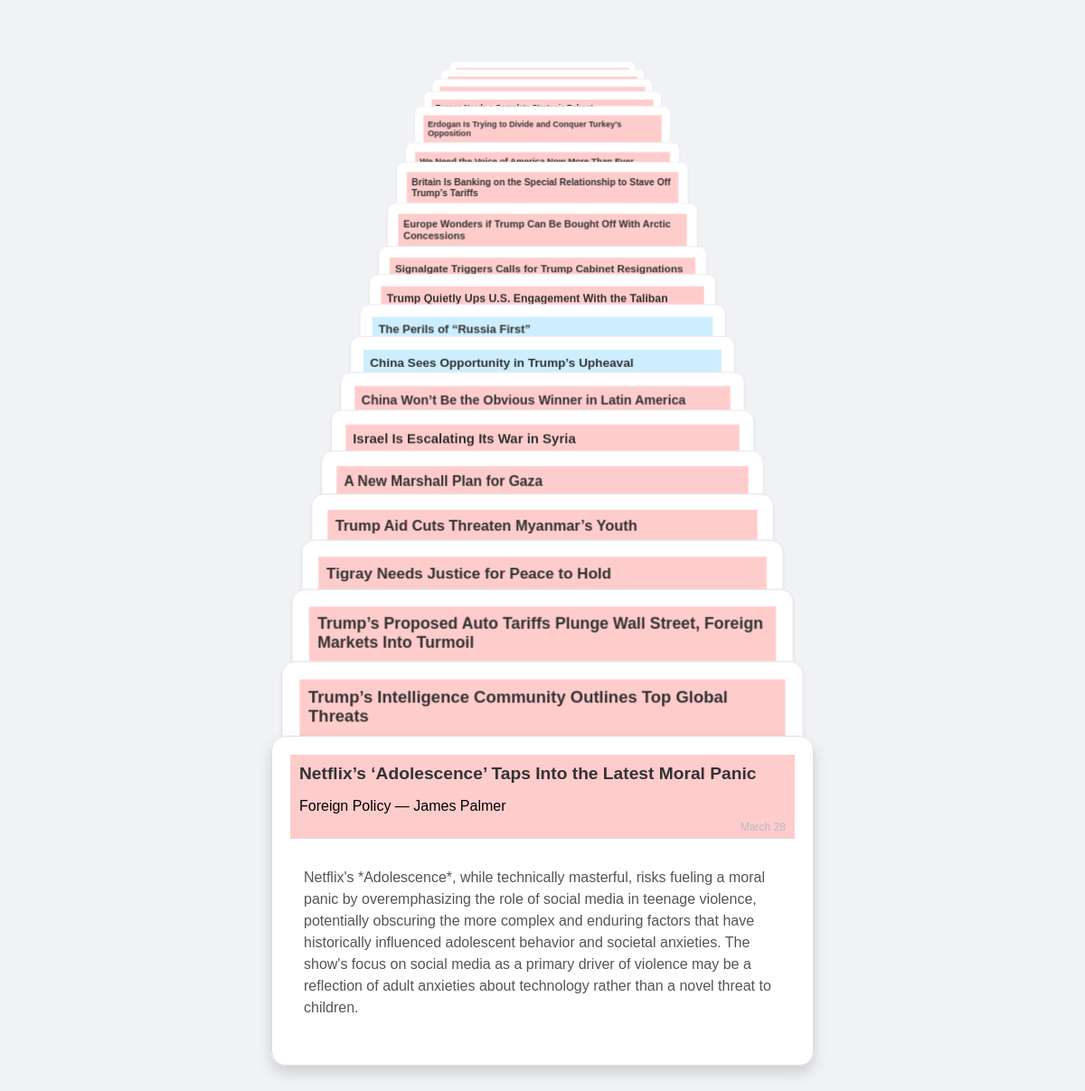
The page / on the database its author committed.
### tables this page shows
CREATE TABLE articles (
            id INTEGER PRIMARY KEY AUTOINCREMENT,
            source TEXT,
            url TEXT UNIQUE,
            title TEXT,
            author TEXT,
            article_text TEXT,
            core_thesis TEXT,
            detailed_abstract TEXT,
            supporting_data_quotes TEXT,
            date_added TIMESTAMP DEFAULT CURRENT_TIMESTAMP
        );

### app.py (the view)
@app.route('/')
def home():
    articles = get_latest_articles(limit=20)
    return render_template('index.html', articles=articles)

### templates/index.html (shortened to what this page needs)
<!DOCTYPE html>
<html lang="en">
<head>
  <link rel="stylesheet" href="{{ url_for('static', filename='styles.css') }}">
</head>
<body>
  <div class="deck">
    {% for article in articles %}
      <div class="card" data-state="0">
        <div class="card-inner">
          <div class="card-front">
            <div class="card-title-container {{ 'fp-title' if article.source == 'Foreign Policy' else 'fa-title' }}">
              <h2 class="card-title">{{ article.title }}</h2>
              <p class="article-source">{{ article.source }} — {{ article.author }}</p>
              <span class="article-date">{% set month_map = {
                '01': 'January',
                '02': 'February',
                '03': 'March',
                '04': 'April',
                '05': 'May',
                '06': 'June',
                '07': 'July',
                '08': 'August',
                '09': 'September',
                '10': 'October',
                '11': 'November',
                '12': 'December'
              } %}
              {% set date_text = article.date_added.split(' ')[0] %}
              {% set parts = date_text.split('-') %}
              {{ month_map[parts[1]] }} {{ parts[2].lstrip('0') }}</span>
            </div>
            <div class="card-content">
              <p>{{ article.core_thesis }}</p>
            </div>
          </div>
          <div class="card-back">
            <div class="card-title-container {{ 'fp-title' if article.source == 'Foreign Policy' else 'fa-title' }}">
              <h2 class="card-title">{{ article.title }}</h2>
              <p class="article-source">{{ article.source }} — {{ article.author }}</p>
              <span class="article-date">{% set month_map = {
                '01': 'January',
                '02': 'February',
                '03': 'March',
                '04': 'April',
                '05': 'May',
                '06': 'June',
                '07': 'July',
                '08': 'August',
                '09': 'September',
                '10': 'October',
                '11': 'November',
                '12': 'December'
              } %}
              {% set date_text = article.date_added.split(' ')[0] %}
              {% set parts = date_text.split('-') %}
              {{ month_map[parts[1]] }} {{ parts[2].lstrip('0') }}</span>
            </div>
            <div class="card-content">
              <p>{{ article.detailed_abstract }}</p>
            </div>
          </div>
        </div>
      </div>
    {% endfor %}
  </div>
</body>
</html>

### static/styles.css (style rules this page uses)
body { font-family: 'Arial', sans-serif; background: #f0f2f5; display: flex; justify-content: center; align-items: flex-start; min-height: 100vh; margin: 0; padding: 20px; box-sizing: border-box; }
.deck { display: flex; flex-direction: column; align-items: center; width: 100%; max-width: 600px; perspective: 1500px; }
.card { width: 100%; overflow: hidden; transition: transform 0.3s ease, height 0.3s ease, margin-bottom 0.3s ease, box-shadow 0.3s ease; margin-bottom: 20px; background: #fff; border-radius: 16px; cursor: pointer; position: relative; }
.card.stacked { height: 40px; margin-bottom: calc(-30px + -2.7px * var(--depth)); transform: translateZ(calc(-7px * var(--depth))) scale(calc(1 - 0.033 * var(--depth))); z-index: calc(100 - var(--depth)); box-shadow: 0 2px 4px rgba(0, 0, 0, 0.1); transform-origin: top; }
.card.expanded, .card.flipped { transform: translateZ(0) scale(1); z-index: 101; box-shadow: 0 8px 16px rgba(0, 0, 0, 0.15); }
.card-inner { position: relative; width: 100%; height: 100%; transition: transform 0.6s; transform-style: preserve-3d; }
.card-front, .card-back { position: absolute; width: 100%; backface-visibility: hidden; background: #fff; padding: 20px; box-sizing: border-box; border: 1px solid #ddd; border-radius: 16px; }
.card-front { transform: rotateY(0deg); }
.card-back { transform: rotateY(180deg); }
.article-date { position: absolute; bottom: 5px; right: 10px; font-size: 0.75em; color: #bbb; font-weight: normal; }
.card-title-container { padding: 10px; background: #e9ecef; border-bottom: 1px solid #ddd; position: relative; }
.card-title { margin: 0; font-size: 1.2em; color: #333; }
.card-content { padding: 15px; font-size: 1em; line-height: 1.5; color: #555; }
.fp-title { background-color: #ffcccc; }
.fa-title { background-color: #cceeff; }
.card-back .card-content p { white-space: pre-wrap; }

### rows shown on the page
articles: title "Erdogan Is Trying to Divide and Conquer Turkey’s Opposition"
articles: title "We Need the Voice of America Now More Than Ever"
articles: title "Britain Is Banking on the Special Relationship to Stave Off Trump’s Tariffs"
articles: title "Europe Wonders if Trump Can Be Bought Off With Arctic Concessions"
articles: title "Signalgate Triggers Calls for Trump Cabinet Resignations"
articles: title "Trump Quietly Ups U.S. Engagement With the Taliban"
articles: title "The Perils of “Russia First”"
articles: title "China Sees Opportunity in Trump’s Upheaval"
articles: title "China Won’t Be the Obvious Winner in Latin America"
articles: title "Israel Is Escalating Its War in Syria"
articles: title "A New Marshall Plan for Gaza"
articles: title "Trump Aid Cuts Threaten Myanmar’s Youth"
articles: title "Tigray Needs Justice for Peace to Hold"
articles: title "Trump’s Proposed Auto Tariffs Plunge Wall Street, Foreign Markets Into Turmoil"
articles: title "Trump’s Intelligence Community Outlines Top Global Threats"
articles: title "Netflix’s ‘Adolescence’ Taps Into the Latest Moral Panic", source "Foreign Policy", author "James Palmer", month_map "March", parts "28", core_thesis "Netflix's *Adolescence*, while technically masterful, risks fueling a moral panic by overemphasizing the role of social media in teenage violence, potentially obscuring the more complex and enduring factors that have historically influenced adolescent behavior and societal anxieties. The show's focus on social media as a primary driver of violence may be a reflection of adult anxieties about technology rather than a novel threat to children."
